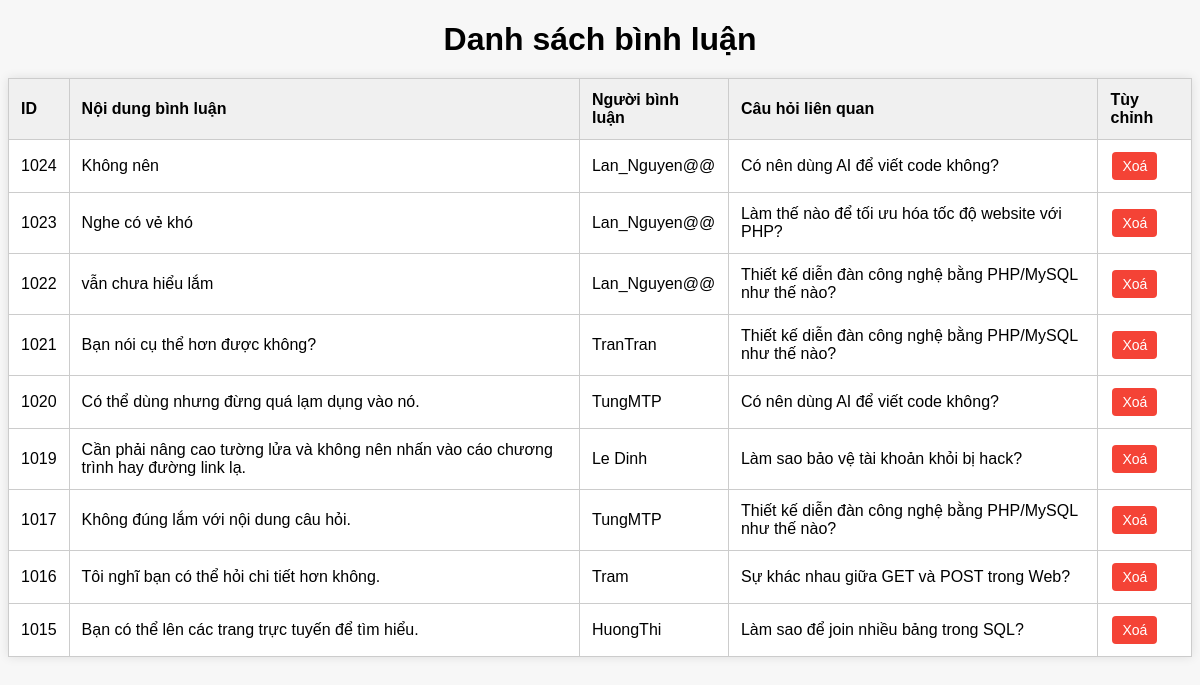
The page /admin/binhluan.php on the database its author committed.
### tables this page shows
CREATE TABLE `comments` (
  `ID_Comment` int(11) NOT NULL,
  `Comment` text DEFAULT NULL,
  `ID_User` int(11) DEFAULT NULL,
  `ID_Ques` int(11) DEFAULT NULL
);

CREATE TABLE `users` (
  `User_ID` int(11) NOT NULL,
  `User_name` varchar(100) DEFAULT NULL,
  `ID_Ques` int(11) DEFAULT NULL,
  `email` varchar(100) DEFAULT NULL,
  `password` varchar(100) DEFAULT NULL,
  `avatar` varchar(255) DEFAULT 'uploads/avatar/1751079726_avatar_md.jpg',
  `follow` int(11) DEFAULT NULL,
  `created_at` datetime DEFAULT current_timestamp(),
  `last_login` datetime DEFAULT NULL,
  `bio` text DEFAULT NULL,
  `location` varchar(100) DEFAULT NULL,
  `phone_number` varchar(20) DEFAULT NULL,
  `About` longtext NOT NULL
);

CREATE TABLE `questions` (
  `ID_Ques` int(11) NOT NULL,
  `Date_tao` date DEFAULT NULL,
  `Mo_ta` text DEFAULT NULL,
  `Hinh_anh` varchar(255) DEFAULT NULL,
  `ID_Tags` int(11) DEFAULT NULL,
  `ID_user` int(11) DEFAULT NULL,
  `like_count` int(11) DEFAULT 0,
  `content` longtext DEFAULT NULL
);

### admin/binhluan.php (the view, shortened to what this page needs)
<?php
$conn = mysqli_connect("localhost", "root", "", "datadiendan");
$sql = "SELECT c.ID_Comment, c.Comment, u.User_name, q.Mo_ta
        FROM comments c
        JOIN users u ON c.ID_User = u.User_ID
        JOIN questions q ON c.ID_Ques = q.ID_Ques
        ORDER BY c.ID_Comment DESC";
$result = mysqli_query($conn, $sql);
?>
<!DOCTYPE html>
<html lang="vi">
<head>
</head>
<body>
    <h1>Danh sách bình luận</h1>
    <table>
        <thead>
            <tr>
                <th>ID</th>
                <th>Nội dung bình luận</th>
                <th>Người bình luận</th>
                <th>Câu hỏi liên quan</th>
                <th>Tùy chỉnh</th>
            </tr>
        </thead>
        <tbody>
            <?php if (mysqli_num_rows($result) > 0): ?>
                <?php while ($row = mysqli_fetch_assoc($result)): ?>
                    <tr>
                        <td><?= $row['ID_Comment'] ?></td>
                        <td><?= htmlspecialchars($row['Comment']) ?></td>
                        <td><?= htmlspecialchars($row['User_name']) ?></td>
                        <td><?= htmlspecialchars($row['Mo_ta']) ?></td>
                        <td>
                            <a href="delete_comment.php?id=<?= $row['ID_Comment'] ?>" class="btn xoa" onclick="return confirm('Bạn có chắc muốn xoá bình luận này?')">Xoá</a>
                        </td>
                    </tr>
                <?php endwhile; ?>
            <?php else: ?>
                <tr><td colspan="6">Không có bình luận nào.</td></tr>
            <?php endif; ?>
        </tbody>
    </table>
</body>
</html>

### admin/binhluan.php (style rules this page uses)
body { font-family: Arial, sans-serif; background-color: #f7f7f7; }
h1 { margin-bottom: 20px; text-align: center; }
table { border-collapse: collapse; width: 100%; background: white; box-shadow: 0 0 10px rgba(0,0,0,0.1); }
th, td { border: 1px solid #ccc; padding: 12px; text-align: left; }
th { background-color: #f0f0f0; }
.btn { text-decoration: none; padding: 6px 10px; border-radius: 4px; margin: 0 2px; display: inline-block; font-size: 14px; }
.xoa { background-color: #f44336; color: white; }

### rows shown on the page
comments: ID_Comment "1024", Comment "Không nên", ID_User.User_name "Lan_Nguyen@@", ID_Ques.Mo_ta "Có nên dùng AI để viết code không?"
comments: ID_Comment "1023", Comment "Nghe có vẻ khó", ID_User.User_name "Lan_Nguyen@@", ID_Ques.Mo_ta "Làm thế nào để tối ưu hóa tốc độ website với PHP?"
comments: ID_Comment "1022", Comment "vẫn chưa hiểu lắm", ID_User.User_name "Lan_Nguyen@@", ID_Ques.Mo_ta "Thiết kế diễn đàn công nghệ bằng PHP/MySQL như thế nào?"
comments: ID_Comment "1021", Comment "Bạn nói cụ thể hơn được không?", ID_User.User_name "TranTran", ID_Ques.Mo_ta "Thiết kế diễn đàn công nghệ bằng PHP/MySQL như thế nào?"
comments: ID_Comment "1020", Comment "Có thể dùng nhưng đừng quá lạm dụng vào nó.", ID_User.User_name "TungMTP", ID_Ques.Mo_ta "Có nên dùng AI để viết code không?"
comments: ID_Comment "1019", Comment "Cần phải nâng cao tường lửa và không nên nhấn vào cáo chương trình hay đường link lạ.", ID_User.User_name "Le Dinh", ID_Ques.Mo_ta "Làm sao bảo vệ tài khoản khỏi bị hack?"
comments: ID_Comment "1017", Comment "Không đúng lắm với nội dung câu hỏi.", ID_User.User_name "TungMTP", ID_Ques.Mo_ta "Thiết kế diễn đàn công nghệ bằng PHP/MySQL như thế nào?"
comments: ID_Comment "1016", Comment "Tôi nghĩ bạn có thể hỏi chi tiết hơn không.", ID_User.User_name "Tram", ID_Ques.Mo_ta "Sự khác nhau giữa GET và POST trong Web?"
comments: ID_Comment "1015", Comment "Bạn có thể lên các trang trực tuyến để tìm hiểu.", ID_User.User_name "HuongThi", ID_Ques.Mo_ta "Làm sao để join nhiều bảng trong SQL?"
